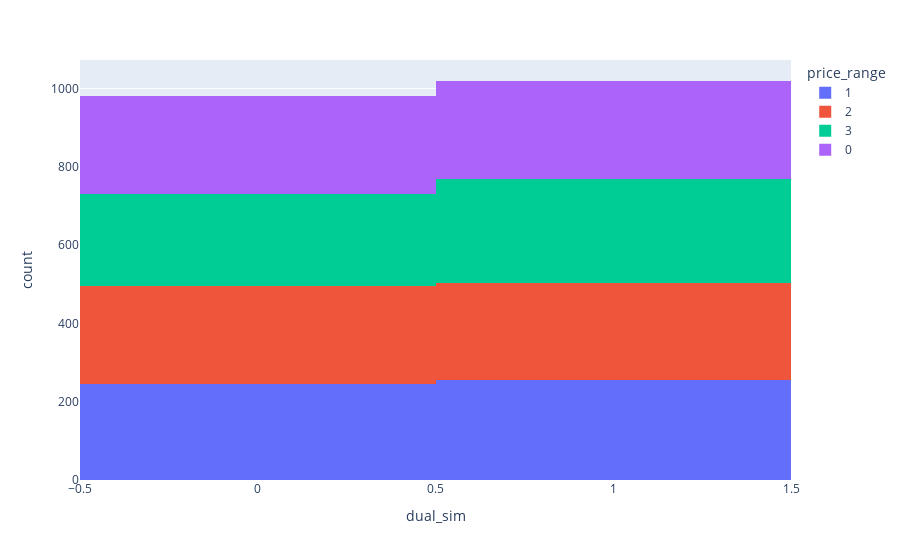

The notebook cell saved with this chart:
### Code cell
px.histogram(df , x = 'dual_sim' , color = 'price_range')

### Figure 1 — Plotly figure (JSON) as saved in the notebook; plotly's stock layout.template omitted (floating-point values rounded to 4 significant figures; data arrays with more than 128 entries replaced by an {"elided": "..."} marker saying what was removed)
{"data": [{"bingroup": "x", "hovertemplate": "price_range=1<br>dual_sim=%{x}<br>count=%{y}<extra></extra>", "legendgroup": "1", "marker": {"color": "#636efa", "pattern": {"shape": ""}}, "name": "1", "orientation": "v", "showlegend": true, "type": "histogram", "x": {"elided": "500 int values"}, "xaxis": "x", "yaxis": "y"}, {"bingroup": "x", "hovertemplate": "price_range=2<br>dual_sim=%{x}<br>count=%{y}<extra></extra>", "legendgroup": "2", "marker": {"color": "#EF553B", "pattern": {"shape": ""}}, "name": "2", "orientation": "v", "showlegend": true, "type": "histogram", "x": {"elided": "500 int values"}, "xaxis": "x", "yaxis": "y"}, {"bingroup": "x", "hovertemplate": "price_range=3<br>dual_sim=%{x}<br>count=%{y}<extra></extra>", "legendgroup": "3", "marker": {"color": "#00cc96", "pattern": {"shape": ""}}, "name": "3", "orientation": "v", "showlegend": true, "type": "histogram", "x": {"elided": "500 int values"}, "xaxis": "x", "yaxis": "y"}, {"bingroup": "x", "hovertemplate": "price_range=0<br>dual_sim=%{x}<br>count=%{y}<extra></extra>", "legendgroup": "0", "marker": {"color": "#ab63fa", "pattern": {"shape": ""}}, "name": "0", "orientation": "v", "showlegend": true, "type": "histogram", "x": {"elided": "500 int values"}, "xaxis": "x", "yaxis": "y"}], "layout": {"barmode": "relative", "legend": {"title": {"text": "price_range"}, "tracegroupgap": 0}, "margin": {"t": 60}, "xaxis": {"anchor": "y", "domain": [0, 1], "title": {"text": "dual_sim"}}, "yaxis": {"anchor": "x", "domain": [0, 1], "title": {"text": "count"}}}}
